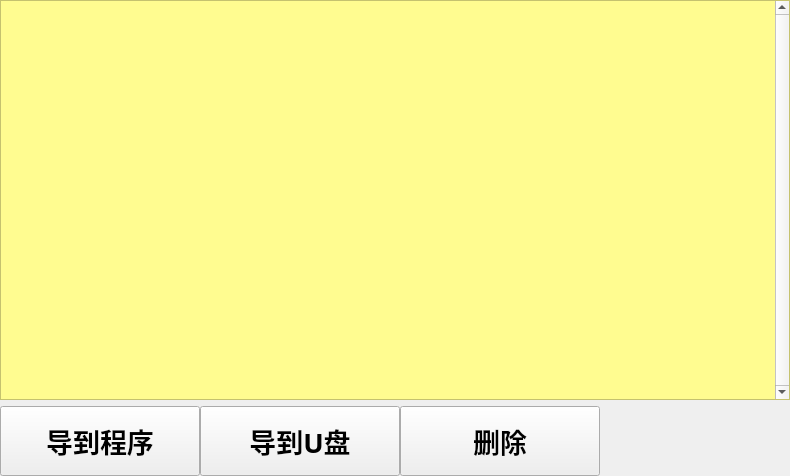
     <widget class="QWidget" name="TabTemplate">
      <attribute name="icon">
       <iconset resource="xPad.qrc">
        <normaloff>:/img/widget/TabHeader.png</normaloff>:/img/widget/TabHeader.png</iconset>
      </attribute>
      <attribute name="title">
       <string>模板目录</string>
      </attribute>
      <layout class="QGridLayout" name="gridLayout_2">
       <property name="horizontalSpacing">
        <number>0</number>
       </property>
       <property name="verticalSpacing">
        <number>6</number>
       </property>
       <property name="margin">
        <number>0</number>
       </property>
       <item row="0" column="0">
        <widget class="QTableView" name="temView">
         <property name="sizePolicy">
          <sizepolicy hsizetype="Expanding" vsizetype="Expanding">
           <horstretch>0</horstretch>
           <verstretch>0</verstretch>
          </sizepolicy>
         </property>
         <property name="minimumSize">
          <size>
           <width>790</width>
           <height>400</height>
          </size>
         </property>
         <property name="maximumSize">
          <size>
           <width>790</width>
           <height>16777215</height>
          </size>
         </property>
         <property name="font">
          <font>
           <family>微软雅黑</family>
           <pointsize>20</pointsize>
           <weight>50</weight>
           <italic>false</italic>
           <bold>false</bold>
          </font>
         </property>
         <property name="focusPolicy">
          <enum>Qt::NoFocus</enum>
         </property>
         <property name="styleSheet">
          <string notr="true">QTableView
{
	selection-background-color: rgb(64, 168, 255);
	background-color:rgb(255, 252, 144);
	alternate-background-color: rgb(199, 255, 255);
	gridline-color: rgb(168, 180, 168);
}
</string>
         </property>
         <property name="frameShadow">
          <enum>QFrame::Plain</enum>
         </property>
         <property name="verticalScrollBarPolicy">
          <enum>Qt::ScrollBarAlwaysOn</enum>
         </property>
         <property name="horizontalScrollBarPolicy">
          <enum>Qt::ScrollBarAlwaysOff</enum>
         </property>
         <property name="autoScroll">
          <bool>false</bool>
         </property>
         <property name="editTriggers">
          <set>QAbstractItemView::NoEditTriggers</set>
         </property>
         <property name="tabKeyNavigation">
          <bool>false</bool>
         </property>
         <property name="showDropIndicator" stdset="0">
          <bool>false</bool>
         </property>
         <property name="dragDropOverwriteMode">
          <bool>false</bool>
         </property>
         <property name="alternatingRowColors">
          <bool>true</bool>
         </property>
         <property name="selectionMode">
          <enum>QAbstractItemView::SingleSelection</enum>
         </property>
         <property name="selectionBehavior">
          <enum>QAbstractItemView::SelectRows</enum>
         </property>
         <property name="iconSize">
          <size>
           <width>32</width>
           <height>32</height>
          </size>
         </property>
         <property name="sortingEnabled">
          <bool>true</bool>
         </property>
         <property name="wordWrap">
          <bool>false</bool>
         </property>
         <attribute name="horizontalHeaderDefaultSectionSize">
          <number>0</number>
         </attribute>
         <attribute name="horizontalHeaderHighlightSections">
          <bool>false</bool>
         </attribute>
         <attribute name="horizontalHeaderMinimumSectionSize">
          <number>40</number>
         </attribute>
         <attribute name="verticalHeaderVisible">
          <bool>false</bool>
         </attribute>
         <attribute name="verticalHeaderDefaultSectionSize">
          <number>50</number>
         </attribute>
         <attribute name="verticalHeaderMinimumSectionSize">
          <number>50</number>
         </attribute>
        </widget>
       </item>
       <item row="1" column="0">
        <layout class="QHBoxLayout" name="horizontalLayout_4">
         <item>
          <widget class="xPushButton" name="BtnTmpExport_pgm">
           <property name="sizePolicy">
            <sizepolicy hsizetype="Fixed" vsizetype="Fixed">
             <horstretch>0</horstretch>
             <verstretch>0</verstretch>
            </sizepolicy>
           </property>
           <property name="minimumSize">
            <size>
             <width>200</width>
             <height>70</height>
            </size>
           </property>
           <property name="maximumSize">
            <size>
             <width>16777215</width>
             <height>70</height>
            </size>
           </property>
           <property name="font">
            <font>
             <family>微软雅黑</family>
             <pointsize>20</pointsize>
             <weight>75</weight>
             <italic>false</italic>
             <bold>false</bold>
            </font>
           </property>
           <property name="focusPolicy">
            <enum>Qt::NoFocus</enum>
           </property>
           <property name="text">
            <string>导到程序</string>
           </property>
           <property name="icon">
            <iconset resource="xPad.qrc">
             <normaloff>:/img/32X32/Export.png</normaloff>:/img/32X32/Export.png</iconset>
           </property>
           <property name="iconSize">
            <size>
             <width>32</width>
             <height>32</height>
            </size>
           </property>
          </widget>
         </item>
         <item>
          <widget class="xPushButton" name="BtnTmpExport_usb">
           <property name="sizePolicy">
            <sizepolicy hsizetype="Fixed" vsizetype="Fixed">
             <horstretch>0</horstretch>
             <verstretch>0</verstretch>
            </sizepolicy>
           </property>
           <property name="minimumSize">
            <size>
             <width>200</width>
             <height>70</height>
            </size>
           </property>
           <property name="maximumSize">
            <size>
             <width>16777215</width>
             <height>70</height>
            </size>
           </property>
           <property name="font">
            <font>
             <family>微软雅黑</family>
             <pointsize>20</pointsize>
             <weight>75</weight>
             <italic>false</italic>
             <bold>false</bold>
            </font>
           </property>
           <property name="focusPolicy">
            <enum>Qt::NoFocus</enum>
           </property>
           <property name="text">
            <string>导到U盘</string>
           </property>
           <property name="icon">
            <iconset>
             <normaloff>:/img/32X32/ExportTmp.png</normaloff>:/img/32X32/ExportTmp.png</iconset>
           </property>
           <property name="iconSize">
            <size>
             <width>32</width>
             <height>32</height>
            </size>
           </property>
          </widget>
         </item>
         <item>
          <widget class="xPushButton" name="BtnTmpDelete">
           <property name="sizePolicy">
            <sizepolicy hsizetype="Fixed" vsizetype="Fixed">
             <horstretch>0</horstretch>
             <verstretch>0</verstretch>
            </sizepolicy>
           </property>
           <property name="minimumSize">
            <size>
             <width>200</width>
             <height>70</height>
            </size>
           </property>
           <property name="maximumSize">
            <size>
             <width>16777215</width>
             <height>70</height>
            </size>
           </property>
           <property name="font">
            <font>
             <family>微软雅黑</family>
             <pointsize>20</pointsize>
             <weight>75</weight>
             <italic>false</italic>
             <bold>false</bold>
            </font>
           </property>
           <property name="focusPolicy">
            <enum>Qt::NoFocus</enum>
           </property>
           <property name="text">
            <string>删除</string>
           </property>
           <property name="icon">
            <iconset resource="xPad.qrc">
             <normaloff>:/img/32X32/FileDelete.png</normaloff>:/img/32X32/FileDelete.png</iconset>
           </property>
           <property name="iconSize">
            <size>
             <width>32</width>
             <height>32</height>
            </size>
           </property>
          </widget>
         </item>
         <item>
          <spacer name="horizontalSpacer_2">
           <property name="orientation">
            <enum>Qt::Horizontal</enum>
           </property>
           <property name="sizeHint" stdset="0">
            <size>
             <width>40</width>
             <height>20</height>
            </size>
           </property>
          </spacer>
         </item>
        </layout>
       </item>
      </layout>
     </widget>
